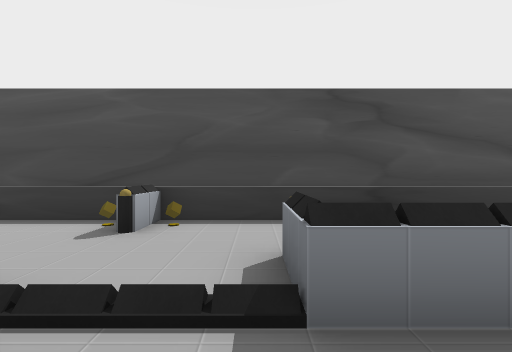
View 1 (above)

23 first-person views from a walk through a 3-D level made in the Unity game engine. The camera is 1.5 m above the floor, looks level and sees 85° across. The floor is counted in squares, 2 m on a side. Each view is taken from the middle of a square. On the plan, view 1 faces up. The plan holds only what a view shows up to about 10 squares ahead; the rest is blank. The place goes on beyond the plan. The player character is not drawn.

View 2
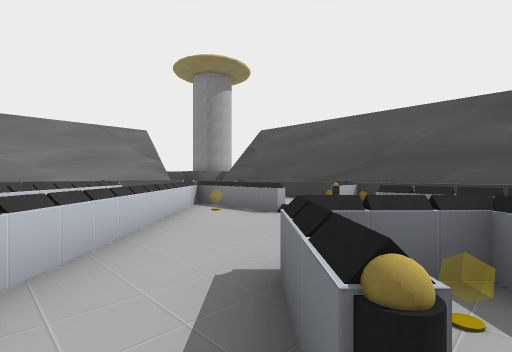

View 3
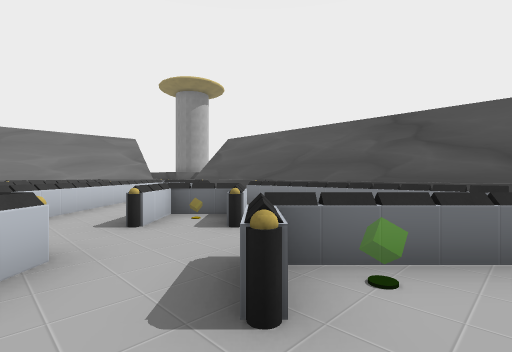

View 4
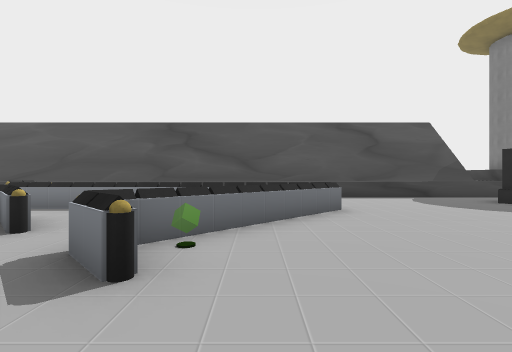

View 5
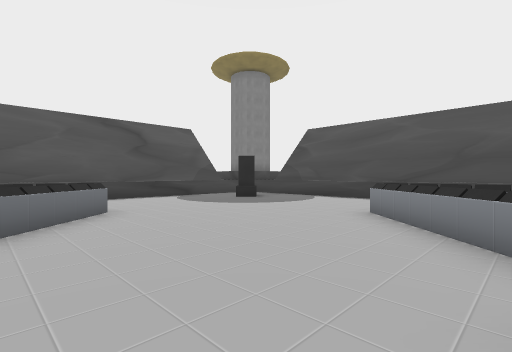

View 6
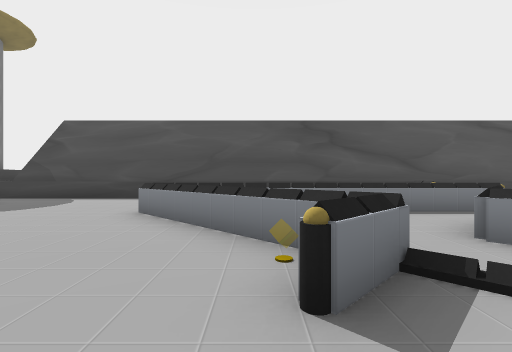

View 7
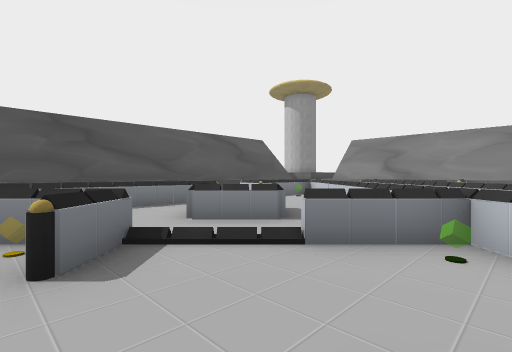

View 8
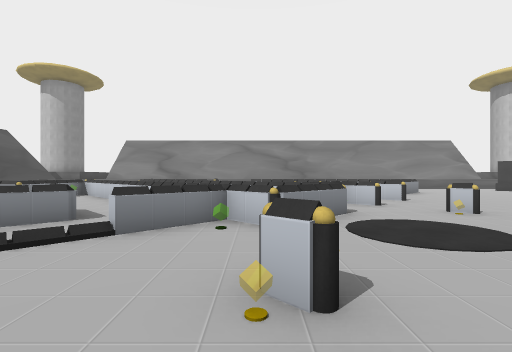

View 9
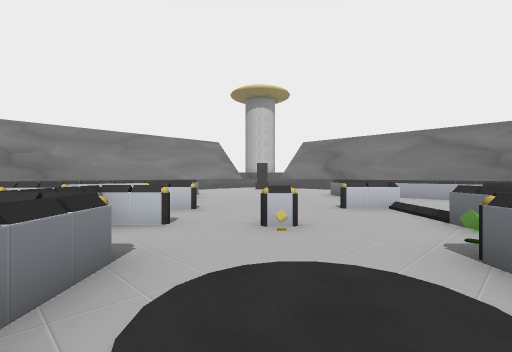

View 10
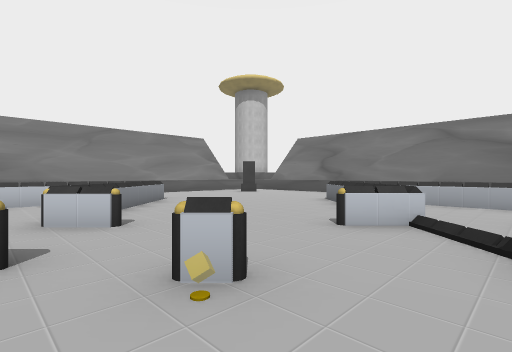

View 11
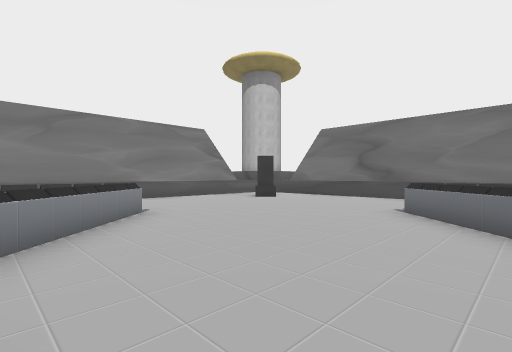

View 12
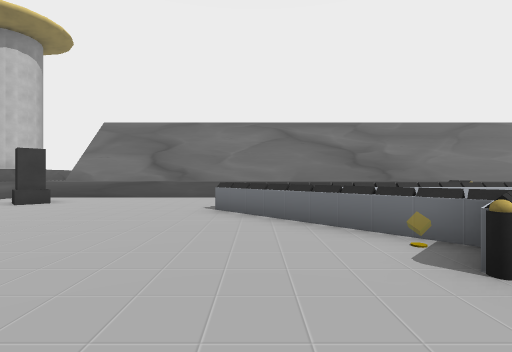

View 13
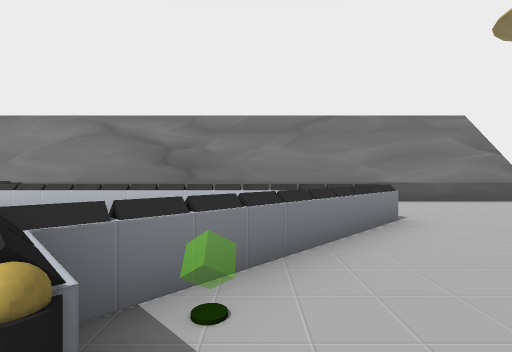

View 14
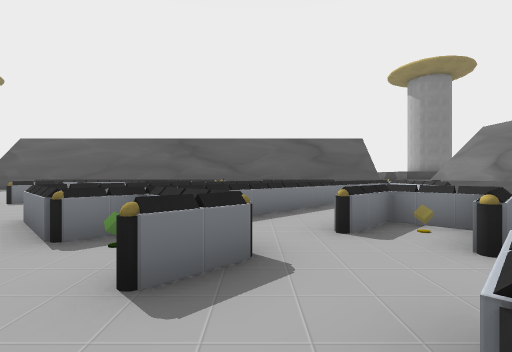

View 15
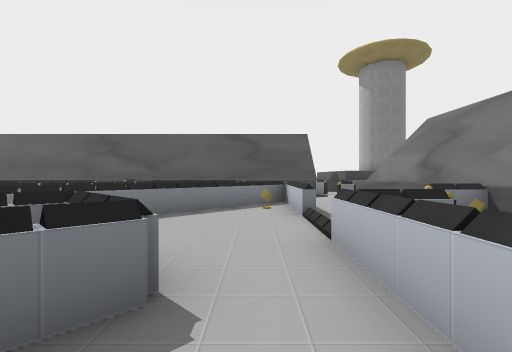

View 16
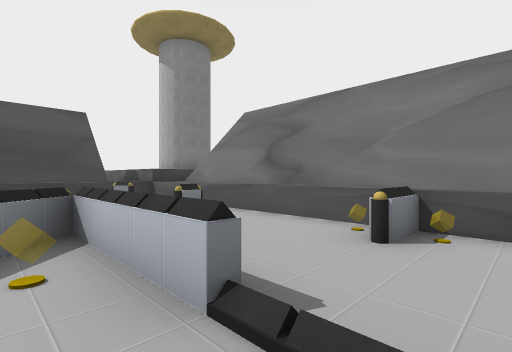

View 17
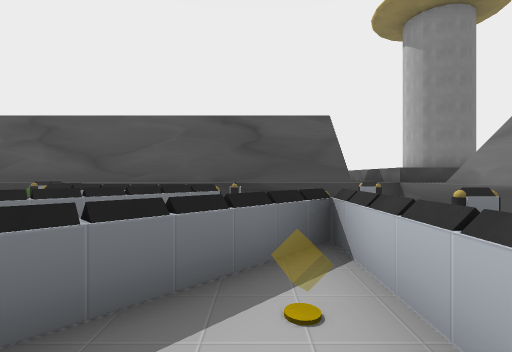

View 18
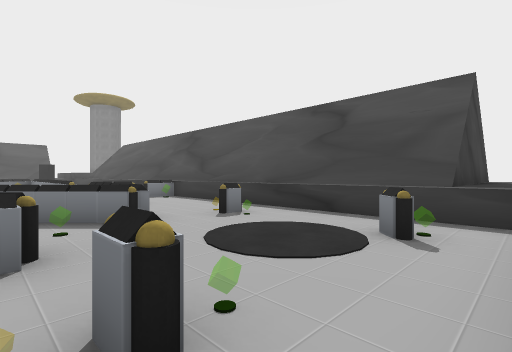

View 19
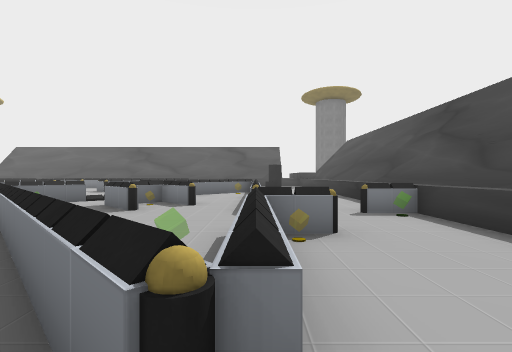

View 20
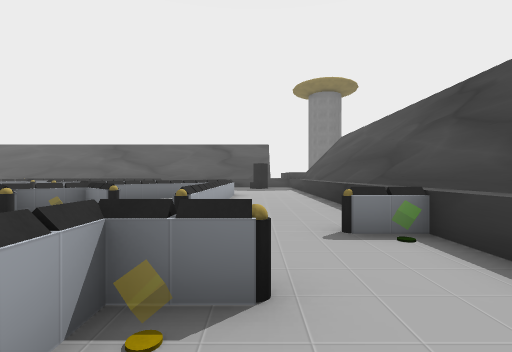

View 21
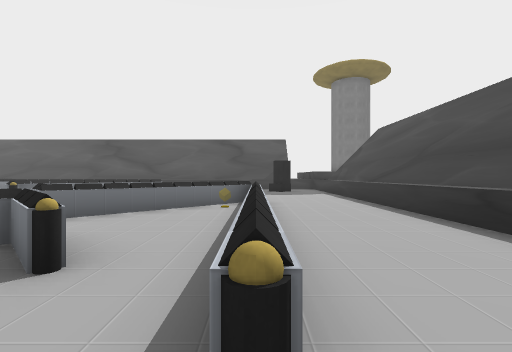

View 22
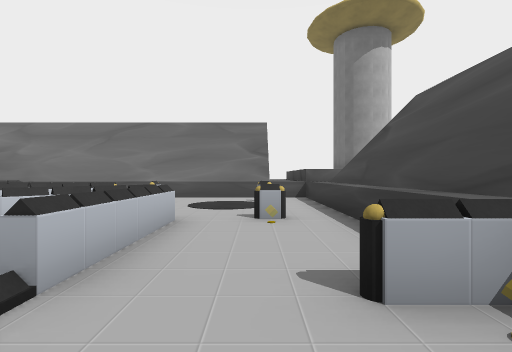

View 23
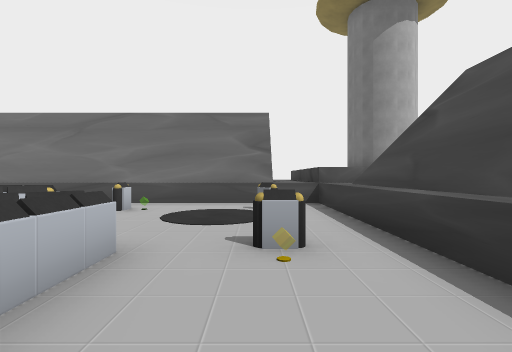

### Floor plan
Key: @ floor where view 1 was taken; # wall or solid block; x gap in a wall; . floor; / step, stairs or slope; = window, fence, low wall or low ledge; ^ raised ledge; S shield; B ball; C cylinder; L block; O other object.
Columns run from 12 left of view 1 to 18 right of it. Each row starts with its distance up from view 1.
  7     ^
  6   # ^^^^^^^^^^^^^^^^^^
  5 ###^^^^^^^O^^^^^^^^^^^^^^^^^
  4 ^ ^....... ..        .......^
  3  ^^.S.. S....        ....L..^
  2  ^^..........O  ..  .....L..^
  1  ^^.... = =..===== =........^
  0  ^^S O  ##..@.x.  ##........^
 -1  ^^   =####..= CO##.........^
 -2  ^^    #####.BC.. ..........^
 -3  ^^     #####..O.O......^...^
 -4  ^^      #  #  O......# ^...^
 -5  ^O             ..... #.^...^
 -6   ^   =        .. S.O#..^...^
 -7   ^   =  = # O .........^...^
 -8   ^   =.........OO #.=..^...^
 -9  ^^   =........O=##=# CB^...^
-10   ^  .=.# O..SC #####CO.CBO ^
-11  ^^  . ##.....O# ####...... ^
-12  ^^  .=#......OO=#####.O O..^
-13  ^^.........OOOOC######.^...^
-14  ^^......... #BC #.#### ^...^
-15   ^........##..#=...####CB..^
-16   ^........  ........ # ..S.^
-17   ^.......^^^^^^^^//^^CB....^
-18   ^.LL....        O.........^
-19   ^.......        .O...S..S.^^^
-20   ^................  .......^^^
-21   #^^^^^^^^^^^^^^^^^^^^^^^^^
-22     ^                     ^^

Where each view was taken, in squares from view 1:
view 1: 0 up, 0 right, facing up
view 2: 3 down, 2 right, facing up-left
view 3: 4 down, 6 right, facing up-left
view 4: 5 down, 6 right, facing up
view 5: 5 down, 6 right, facing up-right
view 6: 5 down, 6 right, facing right
view 7: 5 down, 5 right, facing down-right
view 8: 4 down, 5 right, facing down
view 9: 7 down, 4 right, facing down-left
view 10: 8 down, 2 right, facing down-left
view 11: 11 down, 0 right, facing down-left
view 12: 12 down, 0 right, facing left
view 13: 12 down, 0 right, facing down
view 14: 12 down, 0 right, facing right
view 15: 16 down, 2 right, facing right
view 16: 16 down, 6 right, facing down-right
view 17: 16 down, 7 right, facing right
view 18: 20 down, 10 right, facing up-right
view 19: 16 down, 12 right, facing up
view 20: 14 down, 13 right, facing up
view 21: 11 down, 12 right, facing up
view 22: 3 up, 0 right, facing left
view 23: 3 up, 2 left, facing left
